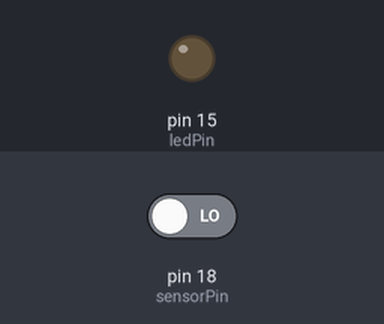
This sketch was run on a simulated Arduino Uno, built with avr-gcc and run on an emulated ATmega328P. On the bench: output pins drawn as LEDs (lit = HIGH). Inputs (shaded band) come from the test bench; at power-on: pin 18 (sensorPin) LOW.

Above: at 2.8 s.
2.9 s: pin 18 (sensorPin) driven HIGH
At 3.6 s:
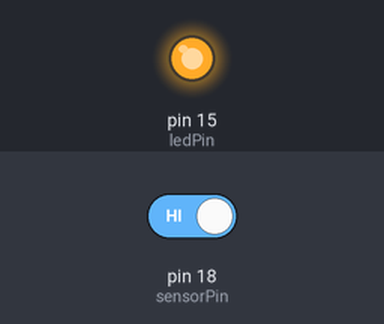
4.5 s: pin 18 (sensorPin) driven LOW
At 6.4 s:
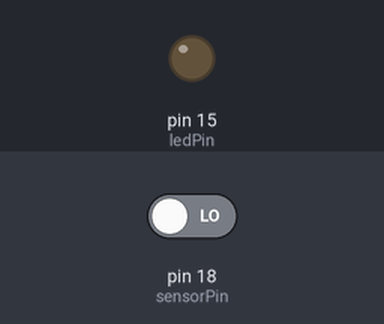
Timing chart, 0 to 7.9 s (numbered marks = the images above; inputs shaded):
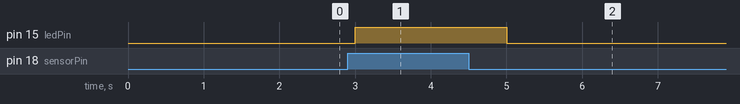

Measured:
- after the input at 2.9 s, pin 15 (ledPin): LOW → HIGH after 0.10 s
- after the input at 4.5 s, pin 15 (ledPin): HIGH → LOW after 0.50 s

The sketch:

Sketch_26.1_Infrared_Motion_Sensor.ino
```cpp
/**********************************************************************
  Filename    : Infrared Motion Sensor
  Description : LED lamp is controlled by Infrared Motion Sensor
  Auther      : www.freenove.com
  Modification: 2021/10/13
**********************************************************************/
int sensorPin = 18; // the number of the infrared motion sensor pin
int ledPin = 15;    // the number of the LED pin

void setup() {
  Serial.begin(115200);
  pinMode(sensorPin, INPUT);  // initialize the sensor pin as input
  pinMode(ledPin, OUTPUT);    // initialize the LED pin as output
}

void loop() {
  // Turn on or off LED according to Infrared Motion Sensor
  digitalWrite(ledPin, digitalRead(sensorPin));
  delay(1000);                // wait for a second
}
```
